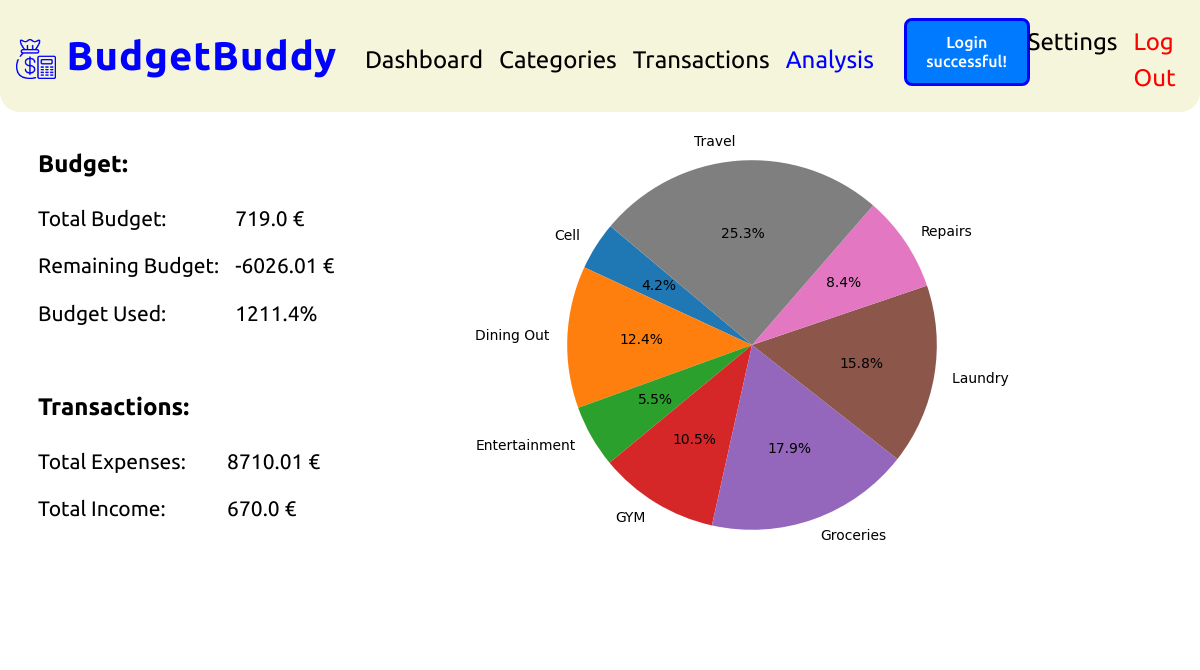
/analysis (signed in), run on the app's committed database.
### tables this page shows
CREATE TABLE "budget" (
    budget_id INTEGER PRIMARY KEY AUTOINCREMENT,
    user_id INTEGER,
    amount REAL NOT NULL,
    currency TEXT, remaining real default 0.0,
    FOREIGN KEY (user_id) REFERENCES Users(user_id)
);

### app.py (the view, shortened to what this page needs)
@app.route("/analysis")
@login_required
def analysis():
    user_id = session["user_id"]
    alert = session.pop("alert", None)
    transactions = db.execute("SELECT * FROM transactions WHERE user_id = ?", user_id)
    budget_data = db.execute("SELECT * FROM budget WHERE user_id = ?", user_id)
    budget = budget_data[0] if budget_data else None
    amount = budget_data[0]["amount"] if budget_data else 0
    if amount != 0:
        total_expenses = sum(transaction["amount"] for transaction in transactions if transaction["type"] == "Expense")
        total_income = sum(transaction["amount"] for transaction in transactions if transaction["type"] == "Income")
        remaining_budget = budget["remaining"]
        budget_used_percentage = round((total_expenses / budget["amount"]) * 100, 1)
        expense_categories = db.execute("SELECT category, SUM(amount) as total_amount FROM transactions WHERE user_id = ? AND type = 'Expense' GROUP BY category", user_id)
        expense_category_names = [category['category'] for category in expense_categories]
        expense_category_amounts = [category['total_amount'] for category in expense_categories]
        plt.figure(figsize=(8, 6))
        plt.pie(expense_category_amounts, labels=expense_category_names, autopct='%1.1f%%', startangle=140)
        plt.title('Expenses')
        plt.savefig('static/pie_chart.png')
    return render_template("analysis.html", transactions=transactions, budget=budget, total_expenses=total_expenses, total_income=total_income, remaining_budget=remaining_budget, budget_used_percentage=budget_used_percentage, expense_category_names=expense_category_names, expense_category_amounts=expense_category_amounts, active_page="analysis", alert=alert)

### app.py (called while the page is built)
@app.after_request
def after_request(response):
    response.headers["Cache-Control"] = "no-cache, no-store, must-revalidate"
    response.headers["Expires"] = 0
    response.headers["Pragma"] = "no-cache"
    return response

### helpers.py (called while the page is built)
def login_required(f):
    @wraps(f)
    def decorated_function(*args, **kwargs):
        if session.get("user_id") is None:
            return render_template("welcome.html")
        return f(*args, **kwargs)
    return decorated_function

### templates/analysis.html
{% extends 'layout.html' %}
{% block main %}
    <div class="analysis">
        <div class="budget-analysis">
            <table class="table table-borderless">
                <tbody>
                    {% if budget %}
                        <tr>
                            <th><h4><b>Budget:</b></h4></th>
                        </tr>
                        <tr>
                            <td>Total Budget:</td>
                            <td>{{ budget.amount }} {{ budget.currency }}</td>
                        </tr>
                        <tr>
                            <td>Remaining Budget:</td>
                            <td>{{ remaining_budget }} {{ budget.currency }}</td>
                        </tr>
                        <tr>
                            <td>Budget Used:</td>
                            <td>{{ budget_used_percentage }}%</td>
                        </tr>
                    {% else %}
                        <tr>
                            <td>No budget set.</td>
                        </tr>
                    {% endif %}
                </tbody>
            </table>
            <br>
            <div class="trans-analysis">
                <table class="table table-borderless">
                    <tbody>
                        <tr>
                            <th><h4><b>Transactions:</b></h4></th>
                        </tr>
                        <tr>
                            <td>Total Expenses:</td>
                            <td>{{ total_expenses }} {{ budget.currency }}</td>
                        </tr>
                        <tr>
                            <td>Total Income:</td>
                            <td>{{ total_income }} {{ budget.currency }}</td>
                        </tr>
                    </tbody>
                </table>
            </div>
        </div>
        {% if expense_category_names and expense_category_amounts %}
            <img src="{{ url_for('static', filename='pie_chart.png') }}" alt="Expense Categories Pie Chart">
        {% endif %}
    </div>
{% endblock %}

### static/styles.css (style rules this page uses)
* { margin: 0; padding: 0; font-family: 'Ubuntu', sans-serif; }
.dashboard, .analysis { overflow: hidden; }
.settings, .analysis, .transactions, .container, .dashboard { font-size: 21px; }
.analysis { display: flex; justify-content:left; padding: 20px; border-radius: 5px; margin: 10px; overflow: hidden; }
.analysis img { margin-top: -100px; }

### data on the page
budget: amount "719.0", currency "€", remaining "-6026.01"

### other printed values
{{ alert }} "Login successful!"
{{ budget_used_percentage }} "1211.4"
{{ total_expenses }} "8710.01"
{{ total_income }} "670.0"
